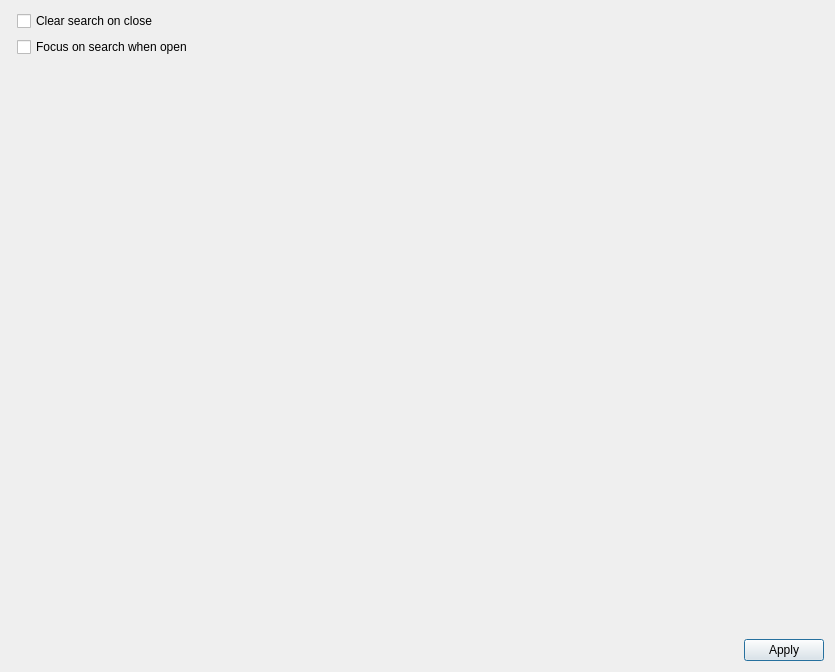
<?xml version="1.0" encoding="UTF-8"?>
<ui version="4.0">
 <class>SettingsDialog</class>
 <widget class="QDialog" name="SettingsDialog">
  <property name="geometry">
   <rect>
    <x>0</x>
    <y>0</y>
    <width>835</width>
    <height>672</height>
   </rect>
  </property>
  <property name="windowTitle">
   <string>Dialog</string>
  </property>
  <layout class="QVBoxLayout" name="verticalLayout">
   <item>
    <layout class="QFormLayout" name="formLayout">
     <item row="0" column="1">
      <widget class="QCheckBox" name="clearSearchCheckBox">
       <property name="text">
        <string>Clear search on close</string>
       </property>
      </widget>
     </item>
     <item row="1" column="1">
      <widget class="QCheckBox" name="focusSearchcheckBox">
       <property name="text">
        <string>Focus on search when open</string>
       </property>
      </widget>
     </item>
    </layout>
   </item>
   <item>
    <layout class="QHBoxLayout" name="horizontalLayout">
     <item>
      <spacer name="horizontalSpacer">
       <property name="orientation">
        <enum>Qt::Orientation::Horizontal</enum>
       </property>
       <property name="sizeHint" stdset="0">
        <size>
         <width>40</width>
         <height>20</height>
        </size>
       </property>
      </spacer>
     </item>
     <item>
      <widget class="QPushButton" name="applyButton">
       <property name="text">
        <string>Apply</string>
       </property>
      </widget>
     </item>
    </layout>
   </item>
  </layout>
 </widget>
 <resources/>
 <connections/>
</ui>
